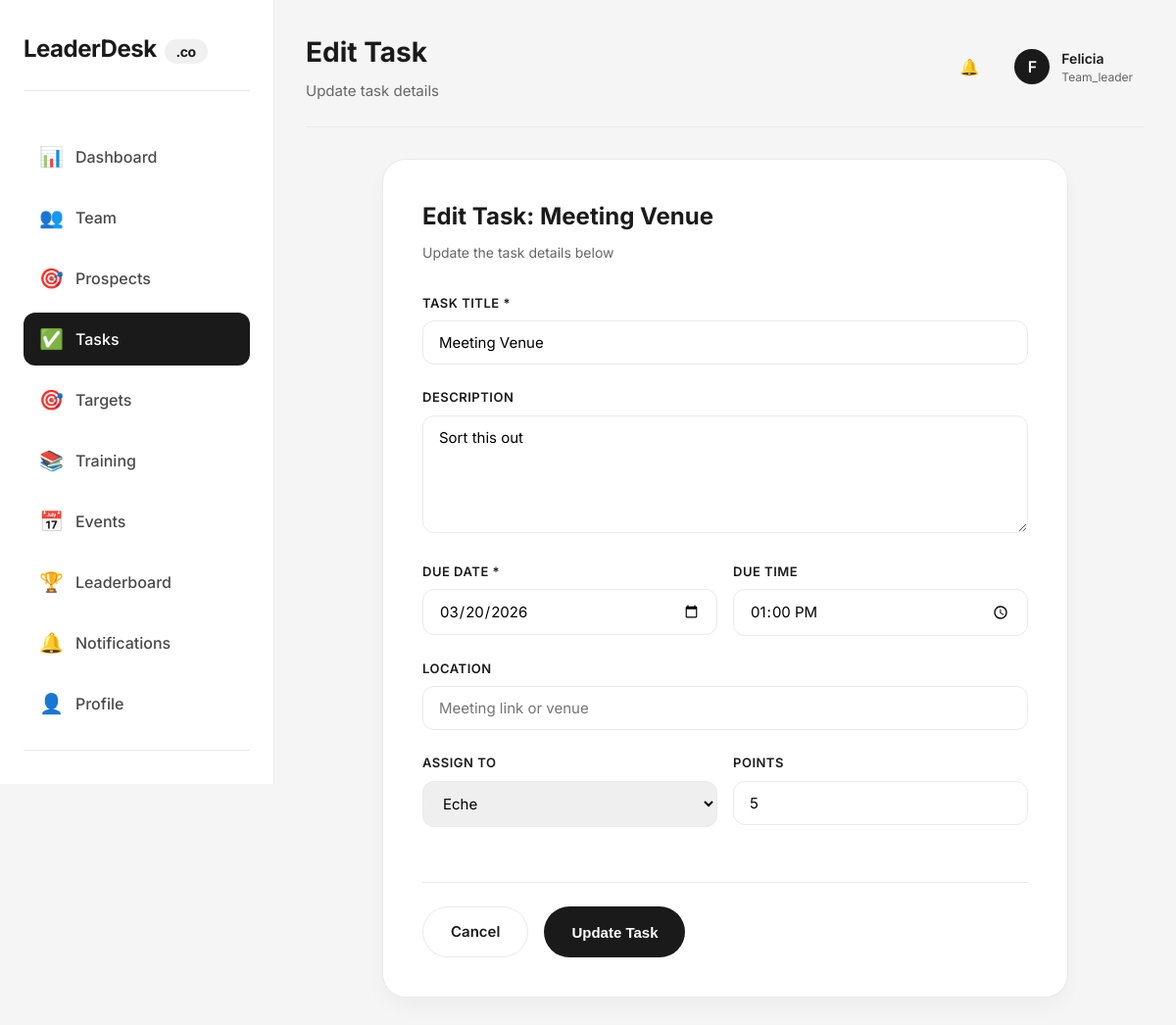
Screenshot of /edit_task.php?id=3 (signed in) with the database file from the repository.
### tables this page shows
CREATE TABLE `users` (
  `id` int(11) NOT NULL AUTO_INCREMENT,
  `name` varchar(100) NOT NULL,
  `email` varchar(100) NOT NULL,
  `phone` varchar(20) DEFAULT NULL,
  `password` varchar(255) NOT NULL,
  `role` enum('super_admin','team_leader','member') DEFAULT 'member',
  `upgrade_requested` tinyint(4) DEFAULT 0,
  `team_id` int(11) DEFAULT NULL,
  `status` enum('active','inactive','suspended') DEFAULT 'active',
  `created_at` timestamp NOT NULL DEFAULT current_timestamp(),
  `updated_at` timestamp NOT NULL DEFAULT current_timestamp() ON UPDATE current_timestamp(),
  `last_login` timestamp NULL DEFAULT NULL,
  PRIMARY KEY (`id`),
  UNIQUE KEY `email` (`email`)
);

CREATE TABLE `tasks` (
  `id` int(11) NOT NULL AUTO_INCREMENT,
  `team_id` int(11) NOT NULL,
  `created_by` int(11) NOT NULL,
  `assigned_to` int(11) DEFAULT NULL,
  `title` varchar(200) NOT NULL,
  `description` text DEFAULT NULL,
  `due_date` date DEFAULT NULL,
  `due_time` time DEFAULT NULL,
  `location` varchar(255) DEFAULT NULL,
  `attachment` varchar(255) DEFAULT NULL,
  `status` enum('pending','completed') DEFAULT 'pending',
  `points` int(11) DEFAULT 10,
  `created_at` timestamp NOT NULL DEFAULT current_timestamp(),
  PRIMARY KEY (`id`),
  KEY `team_id` (`team_id`),
  KEY `created_by` (`created_by`),
  KEY `assigned_to` (`assigned_to`),
  CONSTRAINT `tasks_ibfk_1` FOREIGN KEY (`team_id`) REFERENCES `teams` (`id`) ON DELETE CASCADE,
  CONSTRAINT `tasks_ibfk_2` FOREIGN KEY (`created_by`) REFERENCES `users` (`id`) ON DELETE CASCADE,
  CONSTRAINT `tasks_ibfk_3` FOREIGN KEY (`assigned_to`) REFERENCES `users` (`id`) ON DELETE SET NULL
);

### includes/auth_check.php (called while the page is built, shortened)
<?php
$stmt = $pdo->prepare("SELECT u.*, t.team_name, t.subscription_status, tb.primary_color, tb.logo_url, tb.tagline
                       FROM users u
                       LEFT JOIN teams t ON u.team_id = t.id
                       LEFT JOIN team_branding tb ON u.team_id = tb.team_id
                       WHERE u.id = ?");
$stmt->execute([$_SESSION['user_id']]);
$current_user = $stmt->fetch();
?>

### edit_task.php (the view, shortened to what this page needs)
<?php
require_once 'config/database.php';
require_once 'includes/auth_check.php';
$task_id = isset($_GET['id']) ? (int)$_GET['id'] : 0;
$stmt = $pdo->prepare("SELECT t.*, u.name as creator_name, u2.name as assigned_to_name
                       FROM tasks t
                       LEFT JOIN users u ON t.created_by = u.id
                       LEFT JOIN users u2 ON t.assigned_to = u2.id
                       WHERE t.id = ? AND t.team_id = ?");
$stmt->execute([$task_id, $current_user['team_id']]);
$task = $stmt->fetch();
$stmt = $pdo->prepare("SELECT id, name FROM users WHERE team_id = ? AND role = 'member' AND status = 'active' ORDER BY name");
$stmt->execute([$current_user['team_id']]);
$members = $stmt->fetchAll();
?>
<!DOCTYPE html>
<html lang="en">
<head>
</head>
<body>
    <div class="app">
        <aside class="sidebar">
            <div class="sidebar-logo">
                LeaderDesk<span>.co</span>
            </div>
            <ul class="nav-menu">
                <li class="nav-item">
                    <a href="dashboard.php">
                        <span class="nav-icon">📊</span>
                        Dashboard
                    </a>
                </li>
                <li class="nav-item">
                    <a href="team.php">
                        <span class="nav-icon">👥</span>
                        Team
                    </a>
                </li>
                <li class="nav-item">
                    <a href="prospects.php">
                        <span class="nav-icon">🎯</span>
                        Prospects
                    </a>
                </li>
                <li class="nav-item active">
                    <a href="tasks.php">
                        <span class="nav-icon">✅</span>
                        Tasks
                    </a>
                </li>
                <li class="nav-item">
                    <a href="targets.php">
                        <span class="nav-icon">🎯</span>
                        Targets
                    </a>
                </li>
                <li class="nav-item">
                    <a href="training.php">
                        <span class="nav-icon">📚</span>
                        Training
                    </a>
                </li>
                <li class="nav-item">
                    <a href="events.php">
                        <span class="nav-icon">📅</span>
                        Events
                    </a>
                </li>
                <li class="nav-item">
                    <a href="leaderboard.php">
                        <span class="nav-icon">🏆</span>
                        Leaderboard
                    </a>
                </li>
                <li class="nav-item">
                    <a href="notifications.php">
                        <span class="nav-icon">🔔</span>
                        Notifications
                    </a>
                </li>
                <li class="nav-item">
                    <a href="profile.php">
                        <span class="nav-icon">👤</span>
                        Profile
                    </a>
                </li>
                <li class="nav-item" style="margin-top: 20px; border-top: 1px solid #eaeaea; padding-top: 20px;">
                    <a href="logout.php" style="color: #ef4444;">
                        <span class="nav-icon">🚪</span>
                    </a>
                </li>
            </ul>
        </aside>
        <main class="main">
            <div class="top-bar">
                <div class="page-title">
                    <h1>Edit Task</h1>
                    <p>Update task details</p>
                </div>
                <div class="user-menu">
                    <div class="notifications">
                        <a href="notifications.php" style="text-decoration: none; color: inherit;">
                            <span>🔔</span>
                        </a>
                    </div>
                    <a href="profile.php" style="text-decoration: none; color: inherit;">
                        <div class="user-profile">
                            <div class="user-avatar">
                                <?php echo strtoupper(substr($current_user['name'], 0, 1)); ?>
                            </div>
                            <div class="user-info">
                                <div class="user-name"><?php echo htmlspecialchars($current_user['name']); ?></div>
                                <div class="user-role"><?php echo ucfirst($current_user['role']); ?></div>
                            </div>
                        </div>
                    </a>
                </div>
            </div>
            <div class="edit-container">
                <div class="edit-card">
                    <div class="card-header">
                        <h2>Edit Task: <?php echo htmlspecialchars($task['title']); ?></h2>
                        <p>Update the task details below</p>
                    </div>
                    <form method="POST" action="">
                        <div class="form-group">
                            <label class="form-label">Task Title *</label>
                            <input type="text" name="title" class="form-input" value="<?php echo htmlspecialchars($task['title']); ?>" required>
                        </div>
                        <div class="form-group">
                            <label class="form-label">Description</label>
                            <textarea name="description" class="form-textarea"><?php echo htmlspecialchars($task['description']); ?></textarea>
                        </div>
                        <div class="form-row">
                            <div class="form-group">
                                <label class="form-label">Due Date *</label>
                                <input type="date" name="due_date" class="form-input" value="<?php echo $task['due_date']; ?>" required min="<?php echo date('Y-m-d'); ?>">
                            </div>
                            <div class="form-group">
                                <label class="form-label">Due Time</label>
                                <input type="time" name="due_time" class="form-input" value="<?php echo $task['due_time']; ?>">
                            </div>
                        </div>
                        <div class="form-group">
                            <label class="form-label">Location</label>
                            <input type="text" name="location" class="form-input" value="<?php echo htmlspecialchars($task['location']); ?>" placeholder="Meeting link or venue">
                        </div>
                        <div class="form-row">
                            <div class="form-group">
                                <label class="form-label">Assign To</label>
                                <select name="assigned_to" class="form-select">
                                    <?php foreach ($members as $member): ?>
                                        <option value="<?php echo $member['id']; ?>" <?php echo $task['assigned_to'] == $member['id'] ? 'selected' : ''; ?>>
                                            <?php echo htmlspecialchars($member['name']); ?>
                                        </option>
                                    <?php endforeach; ?>
                                </select>
                            </div>
                            <div class="form-group">
                                <label class="form-label">Points</label>
                                <input type="number" name="points" class="form-input" value="<?php echo $task['points']; ?>" min="1" max="100">
                            </div>
                        </div>
                        <div class="form-actions">
                            <a href="tasks.php" class="btn btn-secondary">Cancel</a>
                            <button type="submit" class="btn btn-primary">Update Task</button>
                        </div>
                    </form>
                </div>
            </div>
        </main>
    </div>
</body>
</html>

### edit_task.php (style rules this page uses)
* { margin: 0; padding: 0; box-sizing: border-box; }
body { font-family: 'Inter', sans-serif; background: #f5f5f5; color: #1a1a1a; line-height: 1.5; }
.app { display: flex; min-height: 100vh; }
.sidebar { width: 280px; background: white; border-right: 1px solid #eaeaea; position: fixed; height: 100vh; overflow-y: auto; padding: 32px 24px; }
.sidebar-logo { font-size: 24px; font-weight: 700; letter-spacing: -0.5px; margin-bottom: 40px; padding-bottom: 24px; border-bottom: 1px solid #eaeaea; }
.sidebar-logo span { background: #f0f0f0; padding: 4px 12px; border-radius: 40px; margin-left: 8px; font-size: 14px; }
.nav-menu { list-style: none; }
.nav-item { margin-bottom: 8px; }
.nav-item a { display: flex; align-items: center; padding: 12px 16px; color: #4a4a4a; text-decoration: none; border-radius: 12px; transition: all 0.2s; gap: 12px; font-weight: 500; }
.nav-item.active a { background: #1a1a1a; color: white; }
.nav-icon { font-size: 20px; }
.main { flex: 1; margin-left: 280px; padding: 32px; }
.top-bar { display: flex; justify-content: space-between; align-items: center; margin-bottom: 32px; padding-bottom: 24px; border-bottom: 1px solid #eaeaea; }
.page-title h1 { font-size: 28px; font-weight: 700; margin-bottom: 8px; }
.page-title p { color: #666; font-size: 15px; }
.user-menu { display: flex; align-items: center; gap: 24px; }
.notifications { position: relative; cursor: pointer; }
.user-profile { display: flex; align-items: center; gap: 12px; cursor: pointer; padding: 8px 12px; border-radius: 100px; background: #f5f5f5; }
.user-avatar { width: 36px; height: 36px; background: #1a1a1a; color: white; border-radius: 50%; display: flex; align-items: center; justify-content: center; font-weight: 600; }
.user-info { display: none; }
@media (min-width: 768px) { .user-info { display: block; } }
@media (min-width: 768px) { .user-name { font-weight: 600; font-size: 14px; } }
@media (min-width: 768px) { .user-role { font-size: 12px; color: #666; } }
.edit-container { max-width: 700px; margin: 0 auto; }
.edit-card { background: white; border-radius: 24px; border: 1px solid #eaeaea; padding: 40px; box-shadow: 0 10px 25px -5px rgba(0,0,0,0.05); }
.card-header { margin-bottom: 32px; }
.card-header h2 { font-size: 24px; font-weight: 700; margin-bottom: 8px; }
.card-header p { color: #666; font-size: 14px; }
.form-group { margin-bottom: 24px; }
.form-label { display: block; font-size: 13px; font-weight: 600; margin-bottom: 8px; color: #1a1a1a; text-transform: uppercase; letter-spacing: 0.5px; }
.form-input, .form-select, .form-textarea { width: 100%; padding: 12px 16px; border: 1.5px solid #eaeaea; border-radius: 12px; font-size: 15px; transition: all 0.2s; font-family: 'Inter', sans-serif; }
.form-textarea { min-height: 120px; resize: vertical; }
.form-row { display: grid; grid-template-columns: 1fr 1fr; gap: 16px; }
.form-actions { display: flex; gap: 16px; margin-top: 32px; padding-top: 24px; border-top: 1px solid #eaeaea; }
.btn { padding: 14px 28px; border-radius: 100px; font-weight: 600; font-size: 15px; cursor: pointer; border: none; transition: all 0.2s; text-decoration: none; display: inline-flex; align-items: center; gap: 8px; }
.btn-primary { background: #1a1a1a; color: white; }
.btn-secondary { background: transparent; border: 1.5px solid #eaeaea; color: #1a1a1a; }

### rows the page displays
users: name "F", name "Felicia", role "Team_leader"
tasks: title "Meeting Venue", description "Sort this out", due_date "03/20/2026", due_time "13:00:00", assigned_to "Eche", points "5"
